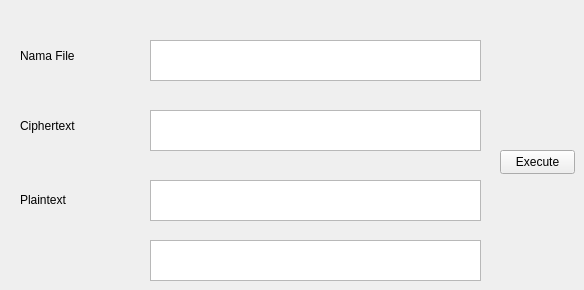
        <widget class="QWidget" name="tab_27">
         <attribute name="title">
          <string>Tab 1</string>
         </attribute>
         <widget class="QPlainTextEdit" name="plainTextEdit_65">
          <property name="geometry">
           <rect>
            <x>150</x>
            <y>180</y>
            <width>331</width>
            <height>41</height>
           </rect>
          </property>
         </widget>
         <widget class="QLabel" name="label_52">
          <property name="geometry">
           <rect>
            <x>20</x>
            <y>40</y>
            <width>101</width>
            <height>31</height>
           </rect>
          </property>
          <property name="text">
           <string>Nama File</string>
          </property>
         </widget>
         <widget class="QLabel" name="label_53">
          <property name="geometry">
           <rect>
            <x>20</x>
            <y>190</y>
            <width>121</width>
            <height>20</height>
           </rect>
          </property>
          <property name="text">
           <string>Plaintext</string>
          </property>
         </widget>
         <widget class="QLabel" name="label_54">
          <property name="geometry">
           <rect>
            <x>20</x>
            <y>110</y>
            <width>121</width>
            <height>31</height>
           </rect>
          </property>
          <property name="text">
           <string>Ciphertext</string>
          </property>
         </widget>
         <widget class="QPlainTextEdit" name="plainTextEdit_66">
          <property name="geometry">
           <rect>
            <x>150</x>
            <y>240</y>
            <width>331</width>
            <height>41</height>
           </rect>
          </property>
         </widget>
         <widget class="QPushButton" name="pushButton_11">
          <property name="geometry">
           <rect>
            <x>500</x>
            <y>150</y>
            <width>75</width>
            <height>24</height>
           </rect>
          </property>
          <property name="text">
           <string>Execute</string>
          </property>
         </widget>
         <widget class="QPlainTextEdit" name="plainTextEdit_67">
          <property name="geometry">
           <rect>
            <x>150</x>
            <y>110</y>
            <width>331</width>
            <height>41</height>
           </rect>
          </property>
         </widget>
         <widget class="QPlainTextEdit" name="plainTextEdit_68">
          <property name="geometry">
           <rect>
            <x>150</x>
            <y>40</y>
            <width>331</width>
            <height>41</height>
           </rect>
          </property>
         </widget>
        </widget>
